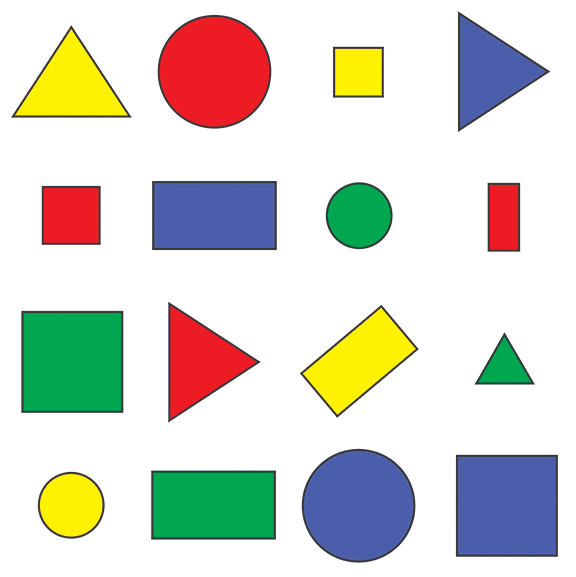
#> input picture Opencv_beginner/source/shapes.png, 576 x 577 px
$ python chapter3.py
#> lines starting #> are read from the running program, lines starting #| are printed output that depends on the picture
import cv2
import numpy as np


path="source/shapes.png"

def read_resize_image(path, size=1.0):
    original_image = cv2.imread(path)
    if size != 1.0:
        height, width = original_image.shape[:2]
        size = (int(width * size), int(height * size))
        original_image = cv2.resize(original_image, size, interpolation=cv2.INTER_AREA)

    print(original_image)
    print(original_image.shape)

    return original_image

img = cv2.imread(path)
#> img is the input picture: shape (577, 576, 3); mean B, G, R 205.1, 214.3, 214.2
print(img.shape)
#| (577, 576, 3)

imgResize = cv2.resize(img,(1000,500))
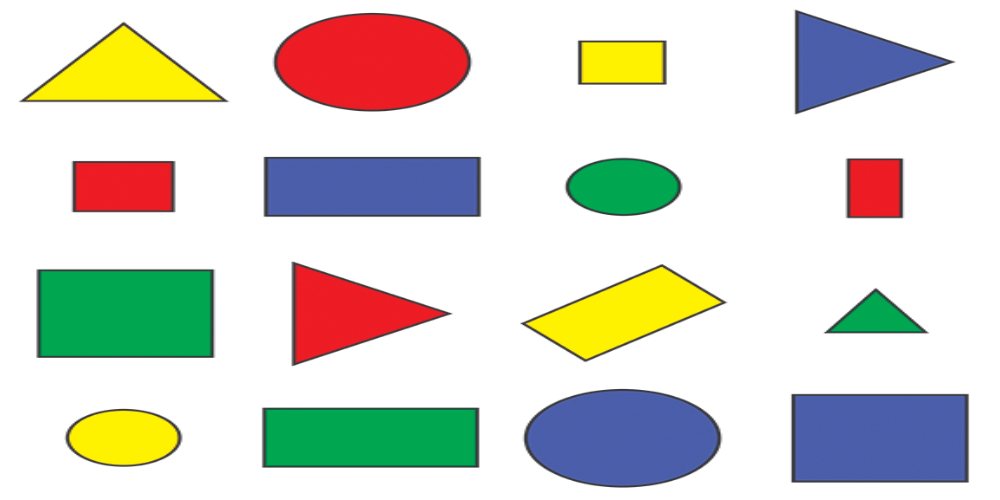
#> imgResize: shape (500, 1000, 3); mean B, G, R 205.1, 214.2, 214.2
print(imgResize.shape)
#| (500, 1000, 3)

imgCropped = img[20:245,357:495]
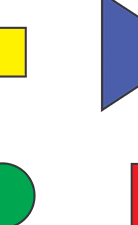
#> imgCropped: shape (225, 138, 3); mean B, G, R 219.7, 225.3, 217.2

cv2.imshow("Image",img)
# cv2.imshow("Image Resize",imgResize)
cv2.imshow("Image Cropped",imgCropped)

cv2.waitKey(0)
